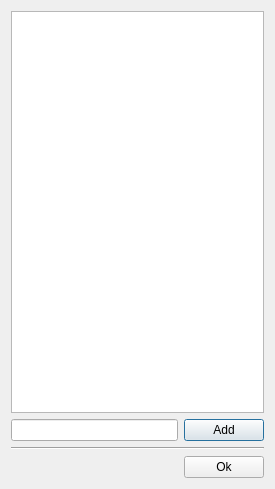
<ui version="4.0" >
 <class>ImportTagsDialog</class>
 <widget class="QDialog" name="ImportTagsDialog" >
  <property name="geometry" >
   <rect>
    <x>0</x>
    <y>0</y>
    <width>275</width>
    <height>489</height>
   </rect>
  </property>
  <property name="windowTitle" >
   <string>Dialog</string>
  </property>
  <layout class="QGridLayout" >
   <item row="0" column="0" colspan="2" >
    <widget class="QListWidget" name="tagsList" />
   </item>
   <item row="1" column="0" >
    <widget class="QLineEdit" name="tagText" />
   </item>
   <item row="1" column="1" >
    <widget class="QPushButton" name="tagNewButton" >
     <property name="text" >
      <string>Add</string>
     </property>
    </widget>
   </item>
   <item row="2" column="0" colspan="2" >
    <widget class="Line" name="line" >
     <property name="orientation" >
      <enum>Qt::Horizontal</enum>
     </property>
    </widget>
   </item>
   <item row="3" column="0" >
    <spacer>
     <property name="orientation" >
      <enum>Qt::Horizontal</enum>
     </property>
     <property name="sizeHint" >
      <size>
       <width>40</width>
       <height>20</height>
      </size>
     </property>
    </spacer>
   </item>
   <item row="3" column="1" >
    <widget class="QPushButton" name="okButton" >
     <property name="text" >
      <string>Ok</string>
     </property>
    </widget>
   </item>
  </layout>
 </widget>
 <resources/>
 <connections/>
</ui>
